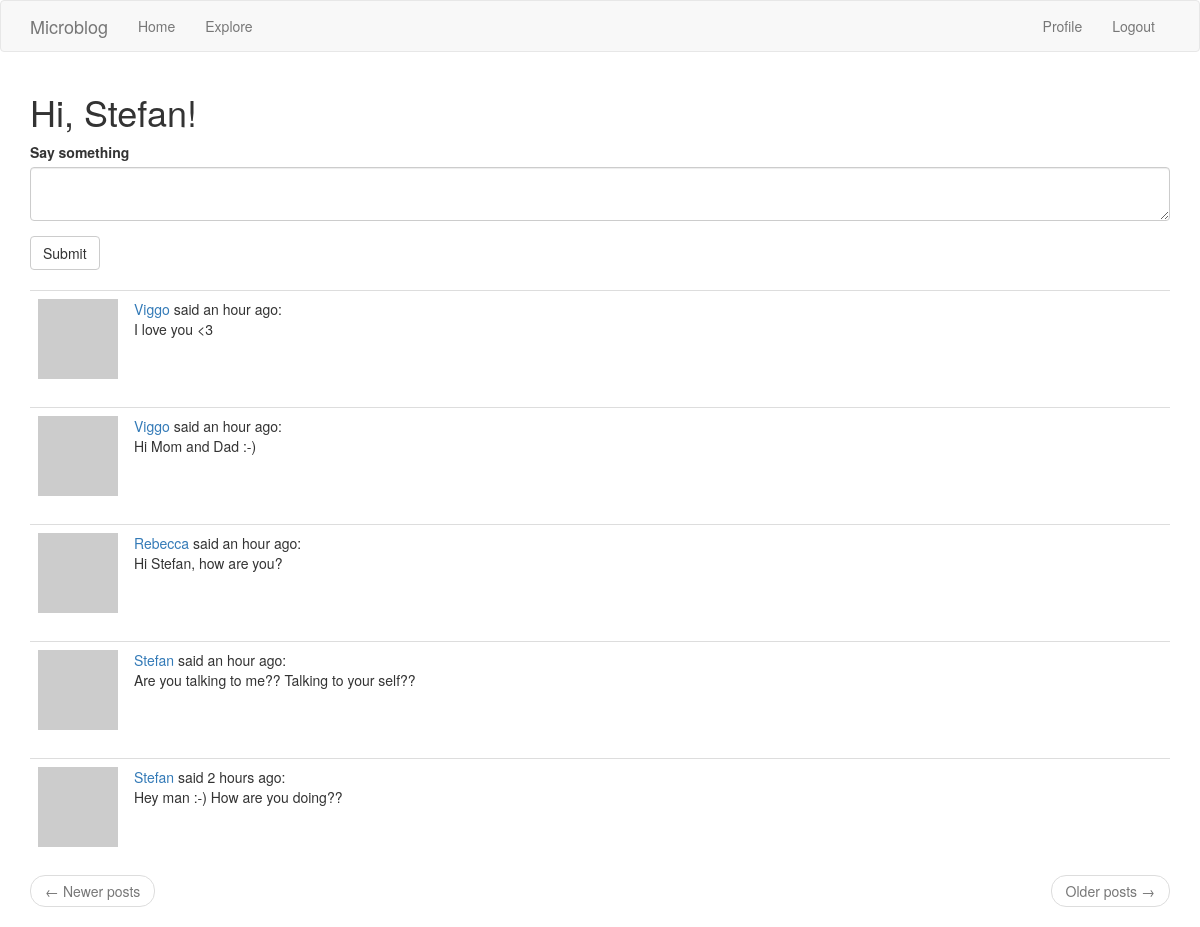
The app's page /index.html (signed in) with its own data.
### app/models.py (models this page shows, shortened)
class User(UserMixin, db.Model):
    id = db.Column(db.Integer, primary_key=True)
    username = db.Column(db.String(64), index=True, unique=True)
    email = db.Column(db.String(120), index=True, unique=True)
    password_hash = db.Column(db.String(128))
    posts = db.relationship('Post', backref='author', lazy='dynamic')
    about_me = db.Column(db.String(140))
    last_seen = db.Column(db.DateTime, default=datetime.utcnow)
    followed = db.relationship(
        'User', secondary=followers,
        primaryjoin=(followers.c.follower_id == id),
        secondaryjoin=(followers.c.followed_id == id),
        backref=db.backref('followers', lazy='dynamic'), lazy='dynamic')
    def avatar(self, size):
        digest = md5(self.email.lower().encode('utf-8')).hexdigest()
        return 'https://www.gravatar.com/avatar/{}?d=identicon&s={}'.format(
            digest, size)
    def followed_posts(self):
        followed = Post.query.join(
            followers, (followers.c.followed_id == Post.user_id)).filter(
                followers.c.follower_id == self.id)
        own = Post.query.filter_by(user_id=self.id)
        return followed.union(own).order_by(Post.timestamp.desc())

class Post(db.Model):
    id = db.Column(db.Integer, primary_key=True)
    body = db.Column(db.String(140))
    timestamp = db.Column(db.DateTime, index=True, default=datetime.utcnow)
    user_id = db.Column(db.Integer, db.ForeignKey('user.id'))

### app/routes.py (the view)
@app.route('/', methods=['GET', 'POST'])
@app.route('/index.html', methods=['GET', 'POST'])
@login_required
def index():
    form = PostForm()
    if form.validate_on_submit():
        post = Post(body=form.post.data, author=current_user)
        db.session.add(post)
        db.session.commit()
        flash('Your post is now live!')
        return redirect(url_for('index'))
    page = request.args.get('page', 1, type=int)
    posts = current_user.followed_posts().paginate(
        page, app.config['POSTS_PER_PAGE'], False)
    next_url = url_for('index', page=posts.next_num) \
        if posts.has_next else None
    prev_url = url_for('index', page=posts.prev_num) \
        if posts.has_prev else None
    return render_template('index.html', title='Home', form=form,
                           posts=posts.items, next_url=next_url,
                           prev_url=prev_url)

### app/forms.py
class PostForm(FlaskForm):
    post = TextAreaField('Say something', validators=[
        DataRequired(), Length(min=1, max=140)])
    submit = SubmitField('Submit')

### app/models.py (called while the page is built)
@login.user_loader
def load_user(id):
    return User.query.get(int(id))

### app/routes.py (called while the page is built)
@app.before_request
def before_request():
    if current_user.is_authenticated:
        current_user.last_seen = datetime.utcnow()
        db.session.commit()

### app/templates/index.html
<!DOCTYPE html>
{% extends "base.html" %}
{% import 'bootstrap/wtf.html' as wtf %}
{% block app_content %}
<h1>Hi, {{ current_user.username }}!</h1>
{% if form %}
{{ wtf.quick_form(form) }}
<br>
{% endif %}
{% for post in posts %}
{% include '_post.html' %}
{% endfor %}
<nav aria-label="...">
    <ul class="pager">
        <li class="previous{% if not prev_url %} disabled{% endif %}">
            <a href="{{ prev_url or '#' }}">
                <span aria-hidden="true">&larr;</span> Newer posts
            </a>
        </li>
        <li class="next{% if not next_url %} disabled{% endif %}">
            <a href="{{ next_url or '#' }}">
                Older posts <span aria-hidden="true">&rarr;</span>
            </a>
        </li>
    </ul>
</nav>
{% endblock %}

### app/templates/_post.html
<!DOCTYPE html>
<table class="table table-hover">
    <tr>
        <td width="70px">
            <a href="{{ url_for('user', username=post.author.username) }}">
                <img src="{{ post.author.avatar(70) }}" />
            </a>
        </td>
        <td>
            <a href="{{ url_for('user', username=post.author.username) }}">
                {{ post.author.username }}
            </a>
            said {{ moment(post.timestamp).fromNow() }}:
            <br>
            {{ post.body }}
        </td>
    </tr>
</table>

### records on screen
User: username "Stefan"
Post: author.username "Viggo", timestamp "an hour ago", body "I love you <3"
Post: author.username "Viggo", timestamp "an hour ago", body "Hi Mom and Dad :-)"
Post: author.username "Rebecca", timestamp "an hour ago", body "Hi Stefan, how are you?"
Post: author.username "Stefan", timestamp "an hour ago", body "Are you talking to me?? Talking to your self??"
Post: author.username "Stefan", timestamp "2 hours ago", body "Hey man :-) How are you doing??"
